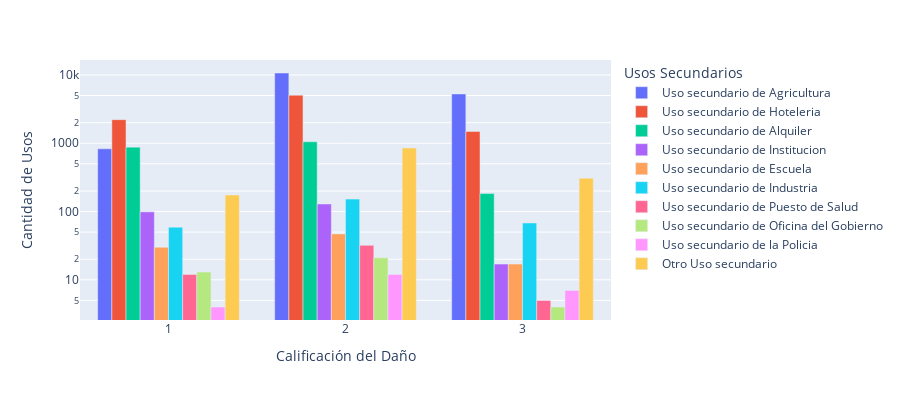

Notebook cell for this chart:
### Code cell
fig = px.bar(second_use_count, x="damage_grade", y=second_uses_label,
             barmode='group', 
             labels={
                "damage_grade": "Calificación del Daño",
                "variable": "Usos Secundarios",
                "value": "Cantidad de Usos",
             },
             height=400, log_y=True)
fig.show()

### Figure 1 — Plotly figure (JSON) as saved in the notebook; plotly's stock layout.template omitted (floating-point values rounded to 4 significant figures)
{"data": [{"alignmentgroup": "True", "hovertemplate": "Usos Secundarios=Uso secundario de Agricultura<br>Calificación del Daño=%{x}<br>Cantidad de Usos=%{y}<extra></extra>", "legendgroup": "Uso secundario de Agricultura", "marker": {"color": "#636efa"}, "name": "Uso secundario de Agricultura", "offsetgroup": "Uso secundario de Agricultura", "orientation": "v", "showlegend": true, "textposition": "auto", "type": "bar", "x": [1, 2, 3], "xaxis": "x", "y": [829, 10679, 5269], "yaxis": "y"}, {"alignmentgroup": "True", "hovertemplate": "Usos Secundarios=Uso secundario de Hoteleria<br>Calificación del Daño=%{x}<br>Cantidad de Usos=%{y}<extra></extra>", "legendgroup": "Uso secundario de Hoteleria", "marker": {"color": "#EF553B"}, "name": "Uso secundario de Hoteleria", "offsetgroup": "Uso secundario de Hoteleria", "orientation": "v", "showlegend": true, "textposition": "auto", "type": "bar", "x": [1, 2, 3], "xaxis": "x", "y": [2216, 5058, 1489], "yaxis": "y"}, {"alignmentgroup": "True", "hovertemplate": "Usos Secundarios=Uso secundario de Alquiler<br>Calificación del Daño=%{x}<br>Cantidad de Usos=%{y}<extra></extra>", "legendgroup": "Uso secundario de Alquiler", "marker": {"color": "#00cc96"}, "name": "Uso secundario de Alquiler", "offsetgroup": "Uso secundario de Alquiler", "orientation": "v", "showlegend": true, "textposition": "auto", "type": "bar", "x": [1, 2, 3], "xaxis": "x", "y": [877, 1051, 183], "yaxis": "y"}, {"alignmentgroup": "True", "hovertemplate": "Usos Secundarios=Uso secundario de Institucion<br>Calificación del Daño=%{x}<br>Cantidad de Usos=%{y}<extra></extra>", "legendgroup": "Uso secundario de Institucion", "marker": {"color": "#ab63fa"}, "name": "Uso secundario de Institucion", "offsetgroup": "Uso secundario de Institucion", "orientation": "v", "showlegend": true, "textposition": "auto", "type": "bar", "x": [1, 2, 3], "xaxis": "x", "y": [99, 129, 17], "yaxis": "y"}, {"alignmentgroup": "True", "hovertemplate": "Usos Secundarios=Uso secundario de Escuela<br>Calificación del Daño=%{x}<br>Cantidad de Usos=%{y}<extra></extra>", "legendgroup": "Uso secundario de Escuela", "marker": {"color": "#FFA15A"}, "name": "Uso secundario de Escuela", "offsetgroup": "Uso secundario de Escuela", "orientation": "v", "showlegend": true, "textposition": "auto", "type": "bar", "x": [1, 2, 3], "xaxis": "x", "y": [30, 47, 17], "yaxis": "y"}, {"alignmentgroup": "True", "hovertemplate": "Usos Secundarios=Uso secundario de Industria<br>Calificación del Daño=%{x}<br>Cantidad de Usos=%{y}<extra></extra>", "legendgroup": "Uso secundario de Industria", "marker": {"color": "#19d3f3"}, "name": "Uso secundario de Industria", "offsetgroup": "Uso secundario de Industria", "orientation": "v", "showlegend": true, "textposition": "auto", "type": "bar", "x": [1, 2, 3], "xaxis": "x", "y": [59, 152, 68], "yaxis": "y"}, {"alignmentgroup": "True", "hovertemplate": "Usos Secundarios=Uso secundario de Puesto de Salud<br>Calificación del Daño=%{x}<br>Cantidad de Usos=%{y}<extra></extra>", "legendgroup": "Uso secundario de Puesto de Salud", "marker": {"color": "#FF6692"}, "name": "Uso secundario de Puesto de Salud", "offsetgroup": "Uso secundario de Puesto de Salud", "orientation": "v", "showlegend": true, "textposition": "auto", "type": "bar", "x": [1, 2, 3], "xaxis": "x", "y": [12, 32, 5], "yaxis": "y"}, {"alignmentgroup": "True", "hovertemplate": "Usos Secundarios=Uso secundario de Oficina del Gobierno<br>Calificación del Daño=%{x}<br>Cantidad de Usos=%{y}<extra></extra>", "legendgroup": "Uso secundario de Oficina del Gobierno", "marker": {"color": "#B6E880"}, "name": "Uso secundario de Oficina del Gobierno", "offsetgroup": "Uso secundario de Oficina del Gobierno", "orientation": "v", "showlegend": true, "textposition": "auto", "type": "bar", "x": [1, 2, 3], "xaxis": "x", "y": [13, 21, 4], "yaxis": "y"}, {"alignmentgroup": "True", "hovertemplate": "Usos Secundarios=Uso secundario de la Policia<br>Calificación del Daño=%{x}<br>Cantidad de Usos=%{y}<extra></extra>", "legendgroup": "Uso secundario de la Policia", "marker": {"color": "#FF97FF"}, "name": "Uso secundario de la Policia", "offsetgroup": "Uso secundario de la Policia", "orientation": "v", "showlegend": true, "textposition": "auto", "type": "bar", "x": [1, 2, 3], "xaxis": "x", "y": [4, 12, 7], "yaxis": "y"}, {"alignmentgroup": "True", "hovertemplate": "Usos Secundarios=Otro Uso secundario<br>Calificación del Daño=%{x}<br>Cantidad de Usos=%{y}<extra></extra>", "legendgroup": "Otro Uso secundario", "marker": {"color": "#FECB52"}, "name": "Otro Uso secundario", "offsetgroup": "Otro Uso secundario", "orientation": "v", "showlegend": true, "textposition": "auto", "type": "bar", "x": [1, 2, 3], "xaxis": "x", "y": [175, 852, 307], "yaxis": "y"}], "layout": {"barmode": "group", "height": 400, "legend": {"title": {"text": "Usos Secundarios"}, "tracegroupgap": 0}, "margin": {"t": 60}, "xaxis": {"anchor": "y", "domain": [0, 1], "title": {"text": "Calificación del Daño"}}, "yaxis": {"anchor": "x", "domain": [0, 1], "title": {"text": "Cantidad de Usos"}, "type": "log"}}}
